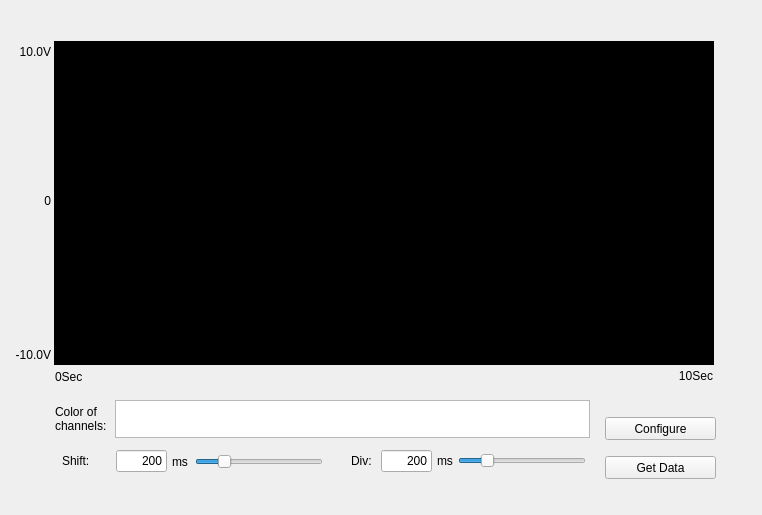
<?xml version="1.0" encoding="UTF-8"?>
<ui version="4.0">
 <class>AsynOneBufferedAI_TDtrClass</class>
 <widget class="QDialog" name="AsynOneBufferedAI_TDtrClass">
  <property name="geometry">
   <rect>
    <x>0</x>
    <y>0</y>
    <width>762</width>
    <height>515</height>
   </rect>
  </property>
  <property name="minimumSize">
   <size>
    <width>762</width>
    <height>515</height>
   </size>
  </property>
  <property name="maximumSize">
   <size>
    <width>762</width>
    <height>515</height>
   </size>
  </property>
  <property name="windowTitle">
   <string>Asynchronous One Buffered AI with Trigger Delay to Start</string>
  </property>
  <widget class="QPushButton" name="btnGetData">
   <property name="enabled">
    <bool>true</bool>
   </property>
   <property name="geometry">
    <rect>
     <x>605</x>
     <y>456</y>
     <width>111</width>
     <height>23</height>
    </rect>
   </property>
   <property name="text">
    <string>Get Data</string>
   </property>
   <property name="autoDefault">
    <bool>false</bool>
   </property>
  </widget>
  <widget class="QLabel" name="lblXCoordinateEnd">
   <property name="geometry">
    <rect>
     <x>623</x>
     <y>368</y>
     <width>90</width>
     <height>16</height>
    </rect>
   </property>
   <property name="text">
    <string>10Sec</string>
   </property>
   <property name="alignment">
    <set>Qt::AlignRight|Qt::AlignTrailing|Qt::AlignVCenter</set>
   </property>
  </widget>
  <widget class="QLabel" name="lblShift">
   <property name="geometry">
    <rect>
     <x>62</x>
     <y>453</y>
     <width>51</width>
     <height>16</height>
    </rect>
   </property>
   <property name="text">
    <string>Shift:</string>
   </property>
   <property name="alignment">
    <set>Qt::AlignLeading|Qt::AlignLeft|Qt::AlignVCenter</set>
   </property>
  </widget>
  <widget class="QLabel" name="lblYCoordinateMid">
   <property name="geometry">
    <rect>
     <x>5</x>
     <y>193</y>
     <width>46</width>
     <height>16</height>
    </rect>
   </property>
   <property name="text">
    <string>0</string>
   </property>
   <property name="alignment">
    <set>Qt::AlignRight|Qt::AlignTrailing|Qt::AlignVCenter</set>
   </property>
  </widget>
  <widget class="QLineEdit" name="edtDivValue">
   <property name="geometry">
    <rect>
     <x>381</x>
     <y>450</y>
     <width>51</width>
     <height>22</height>
    </rect>
   </property>
   <property name="text">
    <string>200</string>
   </property>
   <property name="alignment">
    <set>Qt::AlignRight|Qt::AlignTrailing|Qt::AlignVCenter</set>
   </property>
   <property name="readOnly">
    <bool>true</bool>
   </property>
  </widget>
  <widget class="QListWidget" name="listWidget">
   <property name="geometry">
    <rect>
     <x>115</x>
     <y>400</y>
     <width>475</width>
     <height>38</height>
    </rect>
   </property>
   <property name="verticalScrollBarPolicy">
    <enum>Qt::ScrollBarAlwaysOff</enum>
   </property>
   <property name="horizontalScrollBarPolicy">
    <enum>Qt::ScrollBarAlwaysOff</enum>
   </property>
   <property name="selectionMode">
    <enum>QAbstractItemView::NoSelection</enum>
   </property>
   <property name="flow">
    <enum>QListView::LeftToRight</enum>
   </property>
   <property name="isWrapping" stdset="0">
    <bool>true</bool>
   </property>
  </widget>
  <widget class="QLabel" name="lblYCoordinateMax">
   <property name="geometry">
    <rect>
     <x>5</x>
     <y>42</y>
     <width>46</width>
     <height>20</height>
    </rect>
   </property>
   <property name="text">
    <string>10.0V</string>
   </property>
   <property name="alignment">
    <set>Qt::AlignRight|Qt::AlignTrailing|Qt::AlignVCenter</set>
   </property>
  </widget>
  <widget class="QLabel" name="lblDiv">
   <property name="geometry">
    <rect>
     <x>351</x>
     <y>453</y>
     <width>31</width>
     <height>16</height>
    </rect>
   </property>
   <property name="text">
    <string>Div:</string>
   </property>
   <property name="alignment">
    <set>Qt::AlignLeading|Qt::AlignLeft|Qt::AlignVCenter</set>
   </property>
  </widget>
  <widget class="QLabel" name="lblColor">
   <property name="geometry">
    <rect>
     <x>55</x>
     <y>400</y>
     <width>61</width>
     <height>38</height>
    </rect>
   </property>
   <property name="text">
    <string>Color of
channels:</string>
   </property>
   <property name="alignment">
    <set>Qt::AlignLeading|Qt::AlignLeft|Qt::AlignVCenter</set>
   </property>
  </widget>
  <widget class="QLabel" name="lblYCoordinateMin">
   <property name="geometry">
    <rect>
     <x>5</x>
     <y>347</y>
     <width>46</width>
     <height>16</height>
    </rect>
   </property>
   <property name="text">
    <string>-10.0V</string>
   </property>
   <property name="alignment">
    <set>Qt::AlignRight|Qt::AlignTrailing|Qt::AlignVCenter</set>
   </property>
  </widget>
  <widget class="QSlider" name="sldShift">
   <property name="enabled">
    <bool>true</bool>
   </property>
   <property name="geometry">
    <rect>
     <x>195</x>
     <y>451</y>
     <width>128</width>
     <height>21</height>
    </rect>
   </property>
   <property name="minimum">
    <number>10</number>
   </property>
   <property name="maximum">
    <number>1000</number>
   </property>
   <property name="singleStep">
    <number>10</number>
   </property>
   <property name="value">
    <number>200</number>
   </property>
   <property name="orientation">
    <enum>Qt::Horizontal</enum>
   </property>
   <property name="tickPosition">
    <enum>QSlider::NoTicks</enum>
   </property>
  </widget>
  <widget class="QLineEdit" name="edtShiftValue">
   <property name="geometry">
    <rect>
     <x>116</x>
     <y>450</y>
     <width>51</width>
     <height>22</height>
    </rect>
   </property>
   <property name="text">
    <string>200</string>
   </property>
   <property name="alignment">
    <set>Qt::AlignRight|Qt::AlignTrailing|Qt::AlignVCenter</set>
   </property>
   <property name="readOnly">
    <bool>true</bool>
   </property>
  </widget>
  <widget class="QLabel" name="lblDivUnit">
   <property name="geometry">
    <rect>
     <x>437</x>
     <y>453</y>
     <width>16</width>
     <height>16</height>
    </rect>
   </property>
   <property name="text">
    <string>ms</string>
   </property>
   <property name="alignment">
    <set>Qt::AlignLeading|Qt::AlignLeft|Qt::AlignVCenter</set>
   </property>
  </widget>
  <widget class="QPushButton" name="btnConfigure">
   <property name="enabled">
    <bool>true</bool>
   </property>
   <property name="geometry">
    <rect>
     <x>605</x>
     <y>417</y>
     <width>111</width>
     <height>23</height>
    </rect>
   </property>
   <property name="text">
    <string>Configure</string>
   </property>
   <property name="autoDefault">
    <bool>false</bool>
   </property>
  </widget>
  <widget class="QFrame" name="graphFrame">
   <property name="geometry">
    <rect>
     <x>54</x>
     <y>41</y>
     <width>660</width>
     <height>324</height>
    </rect>
   </property>
   <property name="styleSheet">
    <string notr="true">background-color: rgb(0, 0, 0);</string>
   </property>
   <property name="frameShape">
    <enum>QFrame::StyledPanel</enum>
   </property>
   <property name="frameShadow">
    <enum>QFrame::Raised</enum>
   </property>
  </widget>
  <widget class="QLabel" name="lblXCoordinateStart">
   <property name="geometry">
    <rect>
     <x>55</x>
     <y>369</y>
     <width>71</width>
     <height>16</height>
    </rect>
   </property>
   <property name="text">
    <string>0Sec</string>
   </property>
   <property name="alignment">
    <set>Qt::AlignLeading|Qt::AlignLeft|Qt::AlignVCenter</set>
   </property>
  </widget>
  <widget class="QLabel" name="lblShiftUnit">
   <property name="geometry">
    <rect>
     <x>172</x>
     <y>454</y>
     <width>16</width>
     <height>16</height>
    </rect>
   </property>
   <property name="text">
    <string>ms</string>
   </property>
   <property name="alignment">
    <set>Qt::AlignLeading|Qt::AlignLeft|Qt::AlignVCenter</set>
   </property>
  </widget>
  <widget class="QSlider" name="sldDiv">
   <property name="enabled">
    <bool>true</bool>
   </property>
   <property name="geometry">
    <rect>
     <x>458</x>
     <y>450</y>
     <width>128</width>
     <height>21</height>
    </rect>
   </property>
   <property name="minimum">
    <number>10</number>
   </property>
   <property name="maximum">
    <number>1000</number>
   </property>
   <property name="singleStep">
    <number>10</number>
   </property>
   <property name="value">
    <number>200</number>
   </property>
   <property name="orientation">
    <enum>Qt::Horizontal</enum>
   </property>
   <property name="tickPosition">
    <enum>QSlider::NoTicks</enum>
   </property>
  </widget>
 </widget>
 <layoutdefault spacing="6" margin="11"/>
 <resources/>
 <connections/>
</ui>
